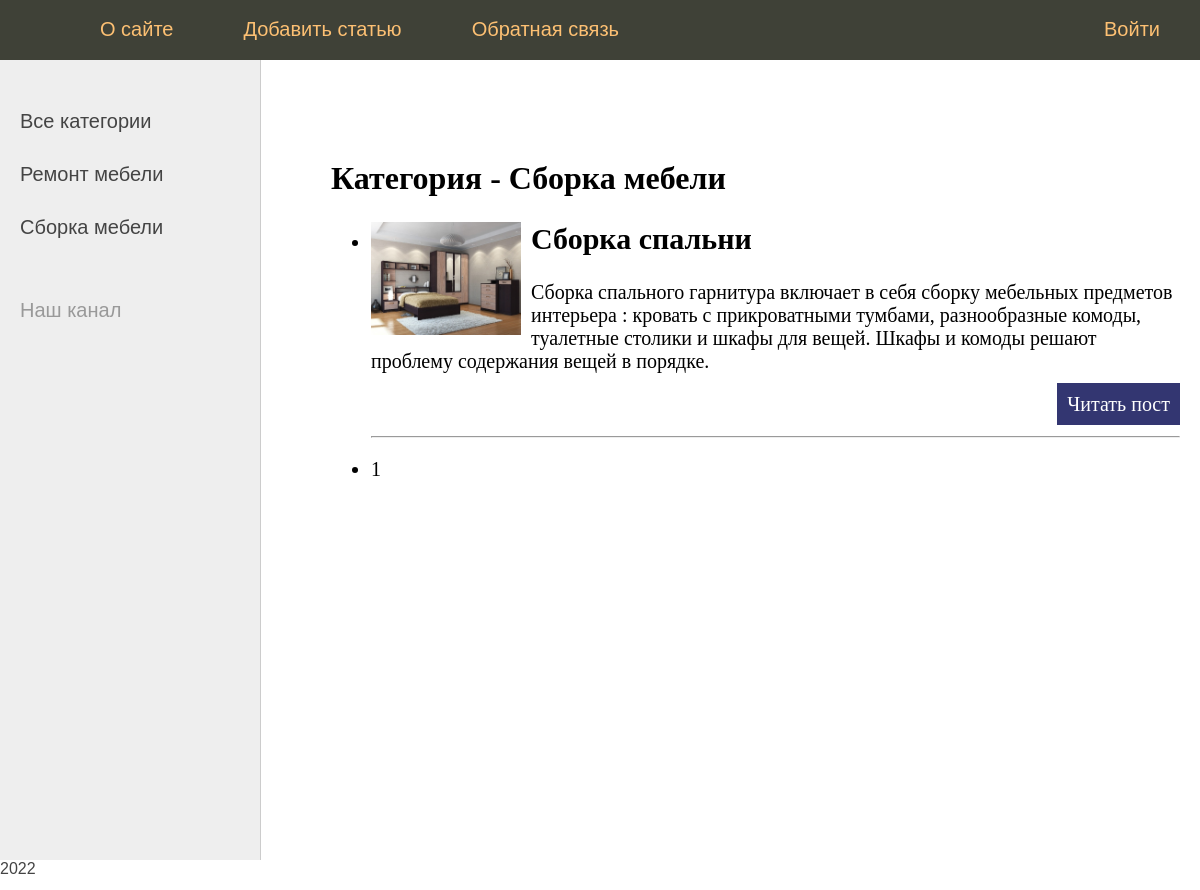
Page /cat/sborka-mebeli/ on the committed database.
### sbor/models.py (models this page shows, shortened)
class Category(models.Model):
	name = models.CharField(max_length=100, db_index=True)
	slug = models.SlugField(max_length=255, unique=True, db_index=True, verbose_name="URL")
	def __str__(self):
		return self.name
	def get_absolute_url(self):
		return reverse('cat', kwargs={'cat_slug': self.slug})
	class Meta:
		verbose_name = 'Категория'
		verbose_name_plural = 'Категории'
		ordering = ['id']

class Sbor(models.Model):
	title = models.CharField(max_length=255, verbose_name = 'Заголовок')
	slug = models.SlugField(max_length=255, unique=True, db_index=True, verbose_name="URL")
	content = models.TextField(blank=True)
	photo = models.ImageField(upload_to="photos/%Y/%m/%d/")
	time_create = models.DateTimeField(auto_now_add=True)
	time_update = models.DateTimeField(auto_now=True)
	is_published = models.BooleanField(default=True)
	cat_id = models.ForeignKey('Category', on_delete=models.PROTECT)
	def get_absolute_url(self):
		return reverse('post', kwargs={'post_slug': self.slug})
	class Meta:
		verbose_name = 'Сборка мебели'
		verbose_name_plural = 'Сборка мебели'
		ordering = ['time_create', 'title']

### sbor/views.py (the view)
# urls.py: path('cat/<slug:cat_slug>/', SborCategory.as_view(), name='cat'),
class SborCategory(DataMixin, ListView):
	model = Sbor
	template_name = 'sbor/index.html'
	context_object_name = 'posts'
	allow_empty = False
	def get_queryset(self):
		return Sbor.objects.filter(cat_id__slug=self.kwargs['cat_slug'], is_published=True)
	def get_context_data(self, *, object_list=None, **kwargs):
		context = super().get_context_data(**kwargs)
		c_def = self.get_user_context(title='Категория - ' + str(context['posts'][0].cat_id), cat_selected=context['posts'][0].cat_id)
		return dict(list(context.items()) + list(c_def.items()))

### sbor/templatetags/sbor_tags.py (called while the page is built)
@register.simple_tag()
def get_categories(filter=None):
	if not filter:
		return Category.objects.all()
	else:
		return Category.objects.filter(pk=filter)

### sbor/utils.py (called while the page is built)
    def get_user_context(self, **kwargs):
        context = kwargs
        cats = Category.objects.annotate(Count('sbor'))
        context['menu'] = menu
        context['cats'] = cats
        if 'cat_selected' not in context:
            context['cat_selected'] = 0
        return context

### sbor/templates/sbor/index.html
{% extends 'sbor/base.html' %}
{% block content %}
<h1>{{title}}</h1>
<ul>
    {% for p in posts %}
    <li>
{% if p.photo %}
         <p><img class="img-article-left thumb" src="{{p.photo.url}}"></p>
{% endif %}
                   <h2>{{p.title}}</h2>
                   {{p.content|linebreaks|truncatewords:50}}</p>
                   <p class="link-read-post"><a href="{{ p.get_absolute_url }}">Читать пост</a></p>
                   <hr>
         </li>
    {% endfor %}
</ul>
{% endblock %}

### sbor/templates/sbor/base.html (shortened to what this page needs)
{% load static %}
{% load sbor_tags %}
<!DOCTYPE html>
<html>
<head>
   <link type="text/css" href="{% static 'sbor/css/styles.css' %}" rel="stylesheet" />
</head>
<body>
{% block mainmenu %}
      <div class="header">
         <ul id="mainmenu" class="mainmenu">
         <li class="logo"><a href="{% url 'home' %}"><div class="logo"></div></a></li>
{% for m in menu %}
         {% if not forloop.last %}
                            <li><a href="{% url m.url_name %}">{{m.title}}</a></li>
         {% else %}
                            <li class="last"><a href="{% url m.url_name %}">{{m.title}}</a></li>
         {% endif %}
{% endfor %}
         </ul>
      </div>
{% endblock mainmenu %}
<table class="table-content" border=0 cellpadding="0" cellspacing="0">
<tr>
   <td valign="top" class="left-chapters">
      {% get_categories as cat%}
   <ul id="leftchapters">
{% if cat_selected == 0 %}
      <li class="selected">Все категории</li>
{% else %}
      <li><a href="{% url 'home' %}">Все категории</a></li>
{% endif %}
{% for c in cats   %}
{% if c.sbor__count > 0 %}
         {% if c.pk == cat_selected %}
                   <li class="selected">{{c.name}}</li>
         {% else %}
                   <li><a href="{{ c.get_absolute_url }}">{{c.name}}</a></li>
         {% endif %}
{% endif %}
{% endfor %}
      <li class="share">
      <p>Наш канал</p>
      <a class="share-yt" href="https://www.youtube.com/channel/UClJzWfGWuGJL2t-3dYKcHTA/playlists" target="_blank" rel="nofollow"></a>
      </li>
   </ul>
</td>
<td valign="top" class="content">
   <div class="content-text">
{% block content %}
{% endblock %}
   <nav class="list-pages">
    <ul>
        {% for p in paginator.page_range %}
                   {% if page_obj.number == p %}
        <li class="page-num page-num-selected">{{ p }}</li>
                   {% elif p >= page_obj.number|add:-2 and p <= page_obj.number|add:2  %}
        <li class="page-num">
            <a href="?page={{ p }}">{{ p }}</a>
        </li>
                   {% endif %}
        {% endfor %}
    </ul>
</nav>
   </div>
</td></tr></table>
<footer>2022</footer>
</body>
</html>

### sbor/static/sbor/css/styles.css (style rules this page uses)
html, body { font-family: 'Arial'; margin: 0; padding: 0; height: 100%; width: 100%; color: #444; }
a { color: #0059b2; text-decoration: none; }
img { max-width: 600px; height: auto; }
img.img-article-left { max-width: 300px; height: auto; float: left; padding: 0 10px 10px 0; }
img.img-article-left.thumb { max-width: 150px; height: auto; }
p.link-read-post { text-align: right; }
p.link-read-post a { padding: 10px; min-width: 100px; background: #333671; color: #fff; text-decoration: none; }
.header { background: #3F4137; height: 60px; }
.logo { background: url('../images/logo.png') no-repeat 10px 5px; width: 70px; height: 60px; }
ul.mainmenu { list-style: none; margin: 0; padding: 0; height: 60px; color: #fdc073; font-size: 20px; overflow: hidden; }
ul.mainmenu li { float: left; margin: 18px 40px 0 30px; }
ul.mainmenu li.logo { margin: 0; }
ul.mainmenu li.last { float: right; }
ul.mainmenu li a { color: #fdc073; text-decoration: none; }
.table-content { width: 100%; min-height: 100%; height: 100%; }
.left-chapters { margin: 0; background: #eee; border-right: 1px solid #ccc; min-height: 100%; }
.left-chapters ul { width: 230px; min-height: 100%; margin: 0; padding: 20px 10px 10px 20px; list-style: none; font-size: 20px; }
.left-chapters ul li { margin: 30px 0 0 0; color: #999; }
.left-chapters ul li a { color: #444; text-decoration: none; }
.left-chapters ul li.share { margin: 60px 0 0 0; }
.left-chapters ul li.share p { margin: 30px 0 30px 0; }
.left-chapters ul li.share a { display: inline-block; width: 40px; height: 40px; margin: 0 20px 0 0; }
.left-chapters ul li.share a.share-yt { width: 100%; height: 30px; background: url('../images/share_yt.png') no-repeat 0 0 }
.content { padding: 40px 20px 20px 40px; width: 100%; box-sizing: border-box; }
.content-text { margin: 60px 0 0 30px; color: #000; font-size: 20px; font-family: Yandex Sans Display Light; }
.content-text h1 { font-size: 32px; }

### rows in the picture
Category: name "Ремонт мебели"
Category: name "Сборка мебели"
Sbor: photo (picture), title "Сборка спальни", content "Сборка спального гарнитура включает в себя сборку мебельных предметов интерьера : кровать с прикроватными тумбами, разнообразные комоды, туалетные столики и шкафы для вещей. Шкафы и комоды решают проблему содержания вещей в порядке."

### other values in the picture
{{ m.title }} "О сайте" "Добавить статью" "Обратная связь"
{{ m.title }} "Войти"
{{ title }} "Категория - Сборка мебели"
{{ p }} "1"
